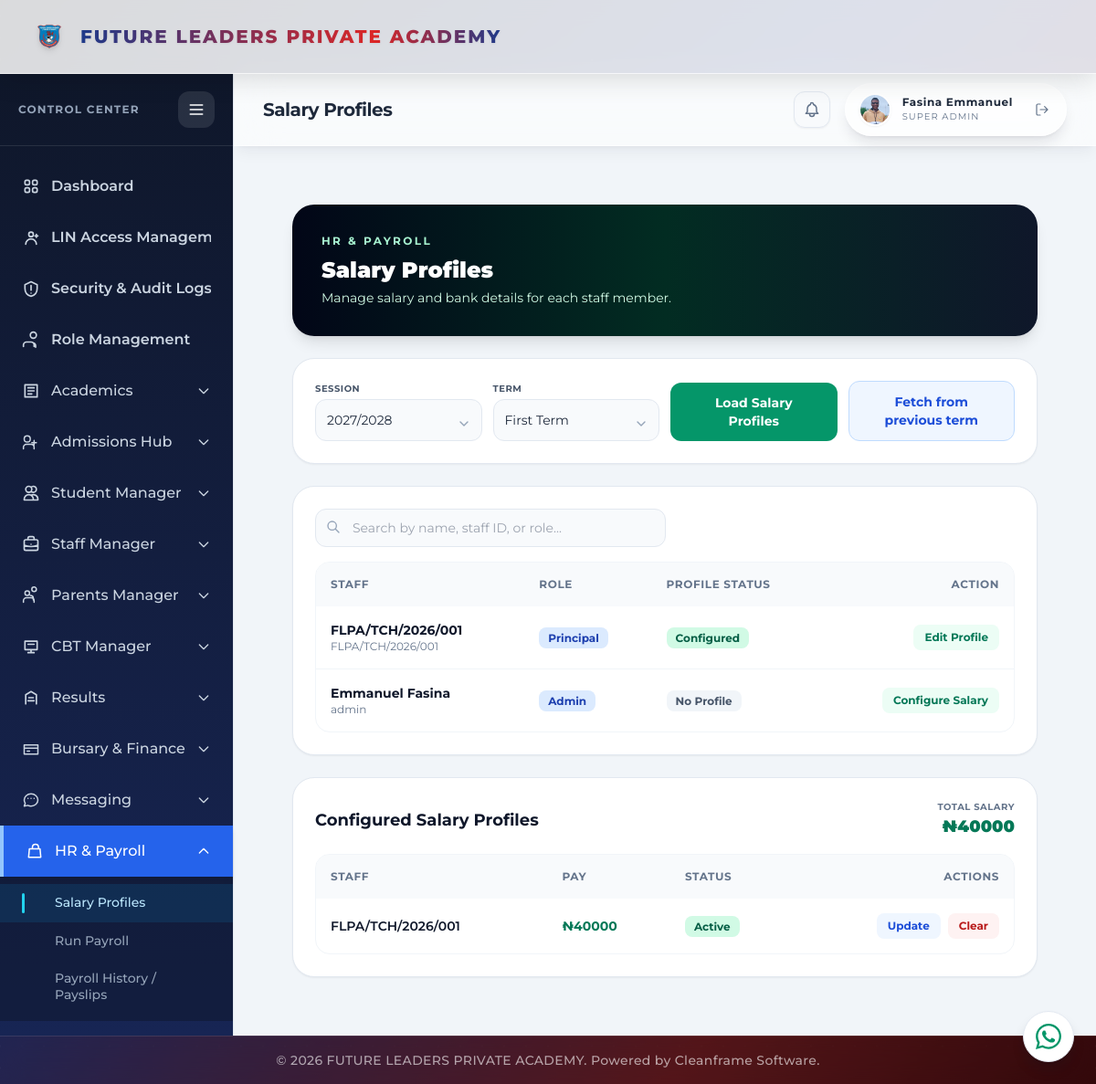
Page /hr/salary-profiles/ (signed in) on the committed database.
### portal/models.py (models this page shows, shortened)
class AcademicSession(models.Model):
    name = models.CharField(max_length=100, unique=True)
    is_active = models.BooleanField(default=False)
    rollover_completed = models.BooleanField(default=False)
    class Meta:
        ordering = ['-name']

class AcademicTerm(models.Model):
    TERM_CHOICES = [('First Term', 'First Term'), ('Second Term', 'Second Term'), ('Third Term', 'Third Term')]
    session = models.ForeignKey(AcademicSession, on_delete=models.CASCADE, related_name='terms')
    term_name = models.CharField(max_length=100, choices=TERM_CHOICES)
    start_date = models.DateField(null=True, blank=True)
    end_date = models.DateField(null=True, blank=True)
    next_term_begins = models.DateField(null=True, blank=True)
    is_active = models.BooleanField(default=False)
    broadsheet_approved = models.BooleanField(default=False)
    reports_published = models.BooleanField(default=False)
    class Meta:
        constraints = [models.UniqueConstraint(fields=['session', 'term_name'], name='unique_session_term')]
        ordering = ['start_date']
    def __str__(self):
        return self.term_name

class Teacher(models.Model):
    staff_id = models.CharField(max_length=100, unique=True, blank=True)
    first_name = models.CharField(max_length=50)
    last_name = models.CharField(max_length=50, verbose_name='Surname')
    other_name = models.CharField(max_length=50, blank=True)
    other_name = models.CharField(max_length=50, blank=True, null=True)
    staff_type = models.CharField(max_length=50, blank=True, null=True)
    birth_month = models.CharField(max_length=100, blank=True, null=True)
    birth_day = models.CharField(max_length=100, blank=True, null=True)
    state_of_origin = models.CharField(max_length=50, blank=True, null=True)
    lga_of_origin = models.CharField(max_length=50, blank=True, null=True)
    status = models.CharField(max_length=100, default='Active') # Active or Inactive
    phone_number = models.CharField(max_length=100, unique=True)
    email = models.EmailField(unique=True)
    passport = models.ImageField(upload_to='teacher_passports/', max_length=255, blank=True, null=True)
    date_joined = models.DateField(auto_now_add=True)
    user = models.OneToOneField(settings.AUTH_USER_MODEL, on_delete=models.SET_NULL, null=True, blank=True, related_name='teacher_record')

class AccountProfile(models.Model):
    ROLE_CHOICES = [('admin', 'Admin'), ('principal', 'Principal'), ('bursar', 'Bursar'), ('teacher', 'Teacher'), ('registrar', 'Registrar'), ('parent', 'Parent'), ('student', 'Student')]
    user = models.OneToOneField(settings.AUTH_USER_MODEL, on_delete=models.CASCADE, related_name='account_profile')
    role = models.CharField(max_length=100, choices=ROLE_CHOICES)
    profile_picture = models.ImageField(upload_to='account_profiles/', max_length=255, blank=True, null=True)

class StaffSalaryProfile(models.Model):
    user = models.ForeignKey(settings.AUTH_USER_MODEL, on_delete=models.CASCADE, related_name='salary_profiles')
    academic_session = models.ForeignKey(AcademicSession, on_delete=models.PROTECT, related_name='salary_profiles')
    academic_term = models.ForeignKey(AcademicTerm, on_delete=models.PROTECT, related_name='salary_profiles')
    base_salary = models.DecimalField(max_digits=12, decimal_places=2, default=0)
    allowances = models.DecimalField(max_digits=12, decimal_places=2, default=0)
    deductions = models.DecimalField(max_digits=12, decimal_places=2, default=0)
    housing_allowance = models.DecimalField(max_digits=12, decimal_places=2, default=0)
    transport_allowance = models.DecimalField(max_digits=12, decimal_places=2, default=0)
    tax_deduction = models.DecimalField(max_digits=12, decimal_places=2, default=0)
    pension_deduction = models.DecimalField(max_digits=12, decimal_places=2, default=0)
    bank_name = models.CharField(max_length=100, blank=True)
    account_number = models.CharField(max_length=100, blank=True)
    is_active = models.BooleanField(default=True)
    class Meta:
        ordering = ['user__username']
        constraints = [
            models.UniqueConstraint(fields=['user', 'academic_session', 'academic_term'], name='unique_staff_salary_profile_per_term'),
        ]

### portal/views.py (the view, shortened to what this page needs)
# urls.py: path('hr/salary-profiles/', views.salary_profiles_view, name='salary_profiles'),
@login_required(login_url='login')
@bursar_required
def salary_profiles_view(request):
    raw_session = request.POST.get('session') or request.GET.get('session')
    session_id = raw_session if raw_session and str(raw_session).isdigit() else None
    selected_session = AcademicSession.objects.filter(pk=session_id).first() if session_id else None
    if not selected_session:
        selected_session = AcademicSession.objects.filter(is_active=True).first() or AcademicSession.objects.order_by('-name').first()
    terms = AcademicTerm.objects.filter(session=selected_session).order_by('start_date', 'pk') if selected_session else AcademicTerm.objects.none()
    raw_term = request.POST.get('term') or request.GET.get('term')
    term_id = raw_term if raw_term and str(raw_term).isdigit() else None
    selected_term = terms.filter(pk=term_id).first() if term_id else None
    if not selected_term:
        selected_term = terms.filter(is_active=True).first() or terms.first()
    configured_profiles = StaffSalaryProfile.objects.filter(academic_session=selected_session, academic_term=selected_term).select_related('user', 'user__teacher_record').order_by('user__username') if selected_term else StaffSalaryProfile.objects.none()
    profiles_by_user = {profile.user_id: profile for profile in configured_profiles}
    staff_users = staff_role_users().select_related('teacher_record', 'account_profile').prefetch_related('groups').order_by('username')
    for staff_user in staff_users:
        staff_user.selected_salary_profile = profiles_by_user.get(staff_user.pk)
    total_salary = sum((profile.base_salary for profile in configured_profiles), Decimal('0'))
    terms_json = {
        str(session.pk): list(session.terms.values('id', 'term_name'))
        for session in AcademicSession.objects.all()
    }
    return render(request, 'portal/salary_profiles.html', {
        'staff_users': staff_users,
        'configured_profiles': configured_profiles,
        'sessions': AcademicSession.objects.order_by('-name'),
        'terms': terms,
        'selected_session': selected_session,
        'selected_term': selected_term,
        'selected_session_id': selected_session.pk if selected_session else '',
        'selected_term_id': selected_term.pk if selected_term else '',
        'total_salary': total_salary,
        'terms_json': json.dumps(terms_json),
    })

### portal/templates/portal/salary_profiles.html (shortened to what this page needs)
{% extends 'portal/base.html' %}
{% load portal_extras %}
{% block page_title %}Salary Profiles{% endblock %}
{% block content %}
<div class="min-h-full bg-slate-100 p-6 lg:p-8">
  <div class="mx-auto max-w-6xl space-y-6">
    <header class="rounded-3xl bg-gradient-to-r from-slate-950 via-emerald-950 to-slate-900 p-8 text-white shadow-lg">
      <p class="text-xs font-bold uppercase tracking-[0.2em] text-emerald-200">HR &amp; Payroll</p>
      <h1 class="mt-2 text-2xl font-black">Salary Profiles</h1>
      <p class="mt-1 text-sm text-emerald-100">Manage salary and bank details for each staff member.</p>
    </header>
    <section>
      <form method="get" class="grid gap-3 rounded-3xl border border-slate-200 bg-white p-6 shadow-sm sm:grid-cols-4 items-end">
        {% include 'portal/result_filter_combobox.html' with field_name='session' label='Session' selected_value=selected_session.pk selected_label=selected_session.name options=sessions %}
        {% include 'portal/result_filter_combobox.html' with field_name='term' label='Term' selected_value=selected_term.pk selected_label=selected_term.term_name options=terms %}
        <button type="submit" class="inline-flex min-h-[48px] w-full items-center justify-center rounded-xl bg-emerald-600 px-5 py-3 text-sm font-bold text-white hover:bg-emerald-700">Load Salary Profiles</button>
        {% if selected_term %}<button type="submit" form="fetch-previous-term-form" class="inline-flex min-h-[48px] w-full items-center justify-center rounded-xl border border-blue-200 bg-blue-50 px-5 py-3 text-sm font-bold text-blue-700 hover:bg-blue-100">Fetch from previous term</button>{% endif %}
      </form>
    </section>
    <section class="rounded-3xl border border-slate-200 bg-white p-6 shadow-sm">
      <div class="relative w-full sm:max-w-sm">
        <input type="text" id="staff-search-input" placeholder="Search by name, staff ID, or role..." class="w-full rounded-xl border border-slate-200 bg-slate-50 py-2.5 pl-10 pr-4 text-sm focus:border-emerald-500 focus:outline-none">
      </div>
      <div class="mt-4 max-h-[550px] overflow-y-auto rounded-2xl border border-slate-100">
        <table class="w-full text-left text-sm">
          <thead class="sticky top-0 z-10 bg-slate-50 text-xs font-bold uppercase tracking-wider text-slate-500"><tr><th class="p-4">Staff</th><th class="p-4">Role</th><th class="p-4">Profile Status</th><th class="p-4 text-right">Action</th></tr></thead>
          <tbody id="staff-table-body" class="divide-y divide-slate-100">
            {% for staff_user in staff_users %}
            <tr class="staff-row hover:bg-slate-50/70" data-search="{{ staff_user.get_full_name|default:staff_user.username|lower }} {{ staff_user.teacher_record.staff_id|default:''|lower }} {{ staff_user|staff_primary_role|lower }}">
              <td class="p-4">
                <p class="font-bold text-slate-900">{{ staff_user.get_full_name|default:staff_user.username }}</p>
                <p class="text-xs text-slate-500">{{ staff_user.teacher_record.staff_id|default:staff_user.username }}</p>
              </td>
              <td class="p-4"><span class="rounded-lg bg-blue-100 px-2.5 py-1 text-xs font-bold text-blue-800">{{ staff_user|staff_primary_role }}</span></td>
              <td class="p-4">{% if staff_user.selected_salary_profile %}<span class="rounded-lg bg-emerald-100 px-2.5 py-1 text-xs font-bold text-emerald-800">Configured</span>{% else %}<span class="rounded-lg bg-slate-100 px-2.5 py-1 text-xs font-bold text-slate-600">No Profile</span>{% endif %}</td>
              <td class="p-4 text-right">
                <button type="button" onclick='openSalaryModal({{ staff_user.pk }}, "{{ staff_user.get_full_name|default:staff_user.username|escapejs }}", {{ staff_user.selected_salary_profile.base_salary|default:"0" }}, {{ staff_user.selected_salary_profile.allowances|default:"0" }}, {{ staff_user.selected_salary_profile.deductions|default:"0" }}, "{{ staff_user.selected_salary_profile.bank_name|default:""|escapejs }}", "{{ staff_user.selected_salary_profile.account_number|default:""|escapejs }}", {{ staff_user.selected_salary_profile.is_active|default_if_none:True|yesno:"1,0" }})' class="rounded-lg bg-emerald-50 px-3 py-1.5 text-xs font-bold text-emerald-700 hover:bg-emerald-100">{% if staff_user.selected_salary_profile %}Edit Profile{% else %}Configure Salary{% endif %}</button>
              </td>
            </tr>
            {% empty %}
            <tr><td colspan="4" class="p-10 text-center text-sm text-slate-500">No staff members found.</td></tr>
            {% endfor %}
          </tbody>
        </table>
      </div>
    </section>
    <section class="rounded-3xl border border-slate-200 bg-white p-6 shadow-sm">
      <div class="flex flex-wrap items-center justify-between gap-4">
        <h3 class="text-lg font-bold text-slate-900">Configured Salary Profiles</h3>
        <div class="flex gap-4 text-right">
          <div><p class="text-[10px] font-bold uppercase tracking-wider text-slate-500">Total Salary</p><p class="text-lg font-black text-emerald-700">₦{{ total_salary|floatformat:0 }}</p></div>
        </div>
      </div>
      <div class="mt-4 overflow-x-auto rounded-2xl border border-slate-100">
        <table class="w-full text-left text-sm">
          <thead class="bg-slate-50 text-xs font-bold uppercase tracking-wider text-slate-500"><tr><th class="p-4">Staff</th><th class="p-4">Pay</th><th class="p-4">Status</th><th class="p-4 text-right">Actions</th></tr></thead>
          <tbody class="divide-y divide-slate-100">
            {% for profile in configured_profiles %}
            <tr class="hover:bg-slate-50/70">
              <td class="p-4 font-semibold text-slate-900">{{ profile.user.get_full_name|default:profile.user.username }}</td>
              <td class="p-4 font-bold text-emerald-700">₦{{ profile.base_salary|floatformat:0 }}</td>
              <td class="p-4">{% if profile.is_active %}<span class="rounded-lg bg-emerald-100 px-2.5 py-1 text-xs font-bold text-emerald-800">Active</span>{% else %}<span class="rounded-lg bg-slate-100 px-2.5 py-1 text-xs font-bold text-slate-600">Inactive</span>{% endif %}</td>
              <td class="p-4 text-right">
                <div class="flex justify-end gap-2">
                  <button type="button" onclick='openSalaryModal({{ profile.user.pk }}, "{{ profile.user.get_full_name|default:profile.user.username|escapejs }}", {{ profile.base_salary }}, {{ profile.allowances }}, {{ profile.deductions }}, "{{ profile.bank_name|escapejs }}", "{{ profile.account_number|escapejs }}", {{ profile.is_active|yesno:"1,0" }})' class="rounded-lg bg-blue-50 px-3 py-1.5 text-xs font-bold text-blue-700 hover:bg-blue-100">Update</button>
                  <button type="button" onclick="openClearSalaryModal('{{ profile.pk }}', '{{ profile.user.pk }}', '{{ profile.user.get_full_name|default:profile.user.username|escapejs }}')" class="rounded-lg bg-red-50 px-3 py-1.5 text-xs font-bold text-red-700 hover:bg-red-100">Clear</button>
                </div>
              </td>
            </tr>
            {% empty %}
            <tr><td colspan="4" class="p-10 text-center text-sm text-slate-500">No salary profiles have been configured yet.</td></tr>
            {% endfor %}
          </tbody>
        </table>
      </div>
    </section>
  </div>
</div>
{% endblock %}

### portal/templates/portal/result_filter_combobox.html (shortened to what this page needs)
<div id="{{ wrapper_id|default:'' }}" class="relative profile-select-wrap" data-field-name="{{ field_name }}">
    <label class="mb-1 block text-[10px] font-bold uppercase tracking-wider text-slate-600">{{ label }}</label>
    <input type="text" value="{{ selected_label|default:'' }}" placeholder="Select {{ label|lower }}" autocomplete="off" class="profile-search-input w-full rounded-xl border border-slate-200 bg-slate-50 px-3 py-3 pr-9 text-sm text-slate-800 focus:border-blue-500 focus:outline-none" aria-label="Search {{ label|lower }}">
</div>

### rows in the picture
AcademicSession: name "2027/2028"
AcademicTerm: term_name "First Term"
StaffSalaryProfile: user.get_full_name "FLPA/TCH/2026/001", base_salary "40000", is_active "Active"

### other values in the picture
{{ portal_display_name }} "Fasina Emmanuel"
{{ label }} "SESSION TERM"
{{ staff_user.get_full_name|default:staff_user.username }} "FLPA/TCH/2026/001"
{{ staff_user.teacher_record.staff_id|default:staff_user.username }} "FLPA/TCH/2026/001"
{{ staff_user|staff_primary_role }} "Principal"
{{ staff_user.get_full_name|default:staff_user.username }} "Emmanuel Fasina"
{{ staff_user.teacher_record.staff_id|default:staff_user.username }} "admin"
{{ staff_user|staff_primary_role }} "Admin"
{{ total_salary|floatformat:0 }} "40000"
